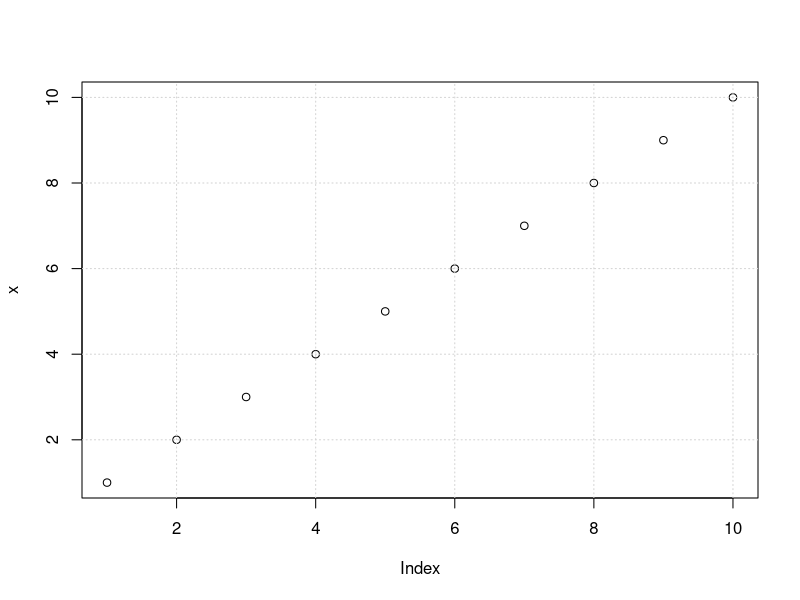
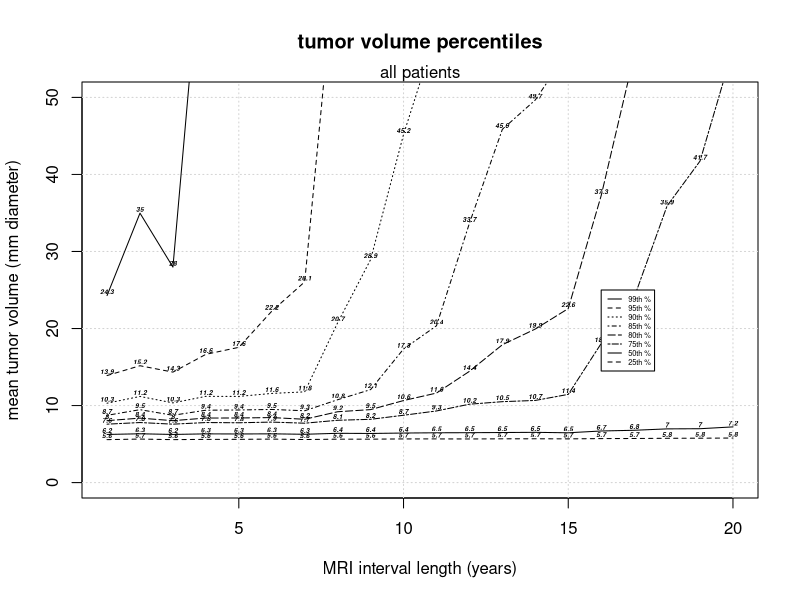
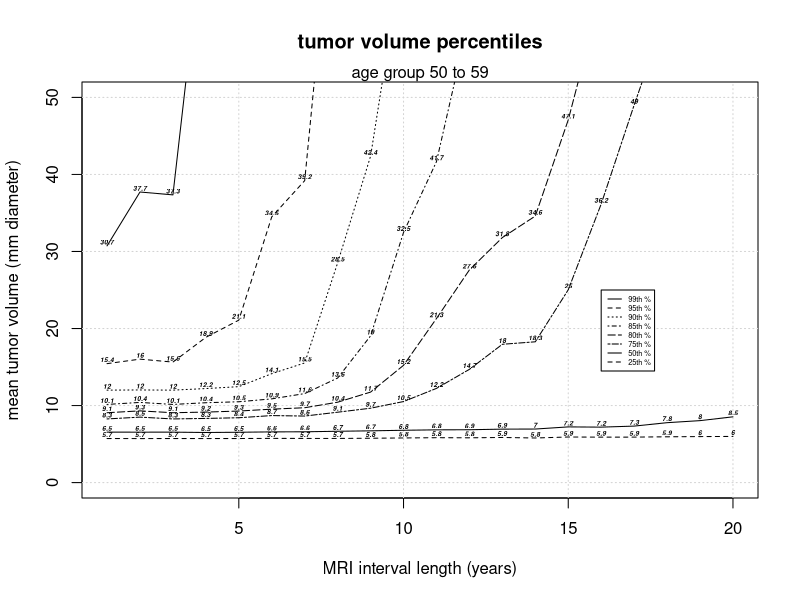

R code for these plots, in order: (Note: a time limit stopped this script after it produced the figures.)
# {α1, α2, β1, β2} = {1.07, 1.31, 1.47, 6.51}  / assuming cell size = 0.001 mm
set.seed(4)

intervals <- seq(1,20)

vol = function(t, k){ 128 / (1 + ((128/.001)^.25 - .001) * exp(-.25*k*t))^4}

generate_K <- function(α1, α2) {
  #https://msalganik.wordpress.com/2017/01/21/making-sense-of-the-rlnorm-function-in-r/
  
  m <- α1
  s <- α2 
  location <- log(m^2 / sqrt(s^2 + m^2))
  shape <- sqrt(log(1 + (s^2 / m^2)))
  k_Values <- rlnorm(n=1, location, shape)
  
  return(k_Values)
}


generate_tumor <- function(α1, α2, interval) {
  
  k <- generate_K(α1, α2)
  tumor_year <- sample(0:interval, 1, replace = FALSE)
  tumor_time_upper <-30
  
  while (TRUE) {
    size <- vol(tumor_year, k)
    if (size >= 5 | tumor_year >= tumor_time_upper)
      break;
    tumor_year <- tumor_year + 1
  }
  
  if (tumor_year >= tumor_time_upper){
    generate_tumor(α1, α2, interval) #search for another tumor
  }
  else
    return(size)
    #return( c(tumor_year=tumor_year, size= size , vol(tumor_year+1, k), vol(tumor_year+2, k),vol(tumor_year+3, k), k=k))
    #return( c(α1=α1, α2=α2,tumor_year=tumor_year, k=k))

}

pCA <- 0.02
gen_Ca <- function(age) { sample(c('Benign', 'CA'), size = 1, replace = TRUE, c(1 - pCA, pCA))}

apply_genTumor <- function(cancerStatus, interval, α1, α2) {
    
  if (cancerStatus != 'CA')
    return (NA)
  else
    return (generate_tumor(α1, α2,interval))
}


intervalApply <- function(interval, α1, α2, seed){
  
  print(interval)
  
  n <- 100000
  
  set.seed(seed)
  ages <-sample(40:70, n, replace = TRUE)
  data = data.frame(ages)
  data$BenignVsCA <- mapply(gen_Ca, ages)
  data$Tumors<- mapply(apply_genTumor, interval=interval, α1 = α1 , α2 = α2, data$BenignVsCA)
  m <- mean(data[data$BenignVsCA == "CA",]$Tumors)
  sd <- sd(data[data$BenignVsCA == "CA",]$Tumors)
  
  q99 <- quantile(data[data$BenignVsCA == "CA",]$Tumors, .99)
  q95 <- quantile(data[data$BenignVsCA == "CA",]$Tumors, .95)
  q90 <- quantile(data[data$BenignVsCA == "CA",]$Tumors, .90)
  q85 <- quantile(data[data$BenignVsCA == "CA",]$Tumors, .85)
  q80 <- quantile(data[data$BenignVsCA == "CA",]$Tumors, .80)
  q75 <- quantile(data[data$BenignVsCA == "CA",]$Tumors, .75)
  q50 <- quantile(data[data$BenignVsCA == "CA",]$Tumors, .50)
  q25 <- quantile(data[data$BenignVsCA == "CA",]$Tumors, .25)
  q10 <- quantile(data[data$BenignVsCA == "CA",]$Tumors, .10)
    
  
  return(list(mean=m, sd=sd, q99=q99, q95=q95, q90=q90,q85=q85,q80=q80,q75=q75, q50=q50, q25=q25, q10=q10))
}



generateData <- function(α1, α2, title){

  results <- mapply(intervalApply, intervals, α1 = α1 , α2 = α2, 5)
  
  results <- sapply(results, function(x)unlist(x))
  
  mean_volume <- results[c(TRUE, FALSE, FALSE, FALSE, FALSE, FALSE, FALSE, FALSE, FALSE, FALSE, FALSE)]
  sd_volume <- results[c(FALSE, TRUE, FALSE, FALSE, FALSE, FALSE, FALSE, FALSE, FALSE, FALSE, FALSE)]
  p99 <- results[c(FALSE, FALSE, TRUE, FALSE, FALSE, FALSE, FALSE, FALSE, FALSE, FALSE, FALSE)]
  p95 <- results[c(FALSE, FALSE, FALSE, TRUE, FALSE, FALSE, FALSE, FALSE, FALSE, FALSE, FALSE)]
  p90 <- results[c(FALSE, FALSE, FALSE, FALSE, TRUE, FALSE, FALSE, FALSE, FALSE, FALSE, FALSE)]
  p85 <- results[c(FALSE, FALSE, FALSE, FALSE, FALSE, TRUE, FALSE, FALSE, FALSE, FALSE, FALSE)]
  p80 <- results[c(FALSE, FALSE, FALSE, FALSE, FALSE, FALSE, TRUE, FALSE, FALSE, FALSE, FALSE)]
  p75 <- results[c(FALSE, FALSE, FALSE, FALSE, FALSE, FALSE, FALSE, TRUE, FALSE, FALSE, FALSE)]
  p50 <- results[c(FALSE, FALSE, FALSE, FALSE, FALSE, FALSE, FALSE, FALSE, TRUE, FALSE, FALSE)]    
  p25 <- results[c(FALSE, FALSE, FALSE, FALSE, FALSE, FALSE, FALSE, FALSE, FALSE, TRUE, FALSE)]   
  p10 <- results[c(FALSE, FALSE, FALSE, FALSE, FALSE, FALSE, FALSE, FALSE, FALSE, FALSE, TRUE)] 
      
  png(filename=paste0("/Users/akshaygoel/Desktop/α1-", α1,"-α2-",α2,"-mean.png"), width = 4, height = 5, units = 'in', res = 150)
  plot(p99, cex = 0.30, ylim=c(0,50), col = "white", main="tumor volume percentiles", xlab="MRI interval length (years)", ylab="mean tumor volume (mm diameter)")
  grid()
  lines(p99, lty = 1)
  lines(p95, lty = 2)
  lines(p90, lty = 3)
  lines(p85, lty = 4)
  lines(p80, lty = 5)
  lines(p75, lty = 6)
  lines(p50, lty = 7)
  lines(p25, lty = 8)
  # lines(p10, lty = 9)
       
  mtext(paste0(title))

  text(intervals[c(TRUE, TRUE)], p99[c(TRUE, TRUE)]+.5, paste(round(p99[c(TRUE, TRUE)], digits = 1)), cex=0.40, font=4)
  text(intervals[c(TRUE, TRUE)], p95[c(TRUE, TRUE)]+.5, paste(round(p95[c(TRUE, TRUE)], digits = 1)), cex=0.40, font=4)
  text(intervals[c(TRUE, TRUE)], p90[c(TRUE, TRUE)]+.5, paste(round(p90[c(TRUE, TRUE)], digits = 1)), cex=0.40, font=4)
  text(intervals[c(TRUE, TRUE)], p85[c(TRUE, TRUE)]+.5, paste(round(p85[c(TRUE, TRUE)], digits = 1)), cex=0.40, font=4)
  text(intervals[c(TRUE, TRUE)], p80[c(TRUE, TRUE)]+.5, paste(round(p80[c(TRUE, TRUE)], digits = 1)), cex=0.40, font=4)
  text(intervals[c(TRUE, TRUE)], p75[c(TRUE, TRUE)]+.5, paste(round(p75[c(TRUE, TRUE)], digits = 1)), cex=0.40, font=4)
  text(intervals[c(TRUE, TRUE)], p50[c(TRUE, TRUE)]+.5, paste(round(p50[c(TRUE, TRUE)], digits = 1)), cex=0.40, font=4)
  text(intervals[c(TRUE, TRUE)], p25[c(TRUE, TRUE)]+.5, paste(round(p25[c(TRUE, TRUE)], digits = 1)), cex=0.40, font=4)

  legend(16, 25, legend=c("99th %", "95th %", "90th %", "85th %", "80th %", "75th %", "50th %", "25th %"), lty=c(1:8), cex=0.45)
  
  dev.off()
  
  # png(filename=paste0("/Users/akshaygoel/Desktop/α1-", α1,"-α2-",α2,"-sd.png"),, width = 4, height = 5, units = 'in', res = 150)
  # plot(sd_volume, ylim=c(0,50), xlim=c(0,20), cex = 0.30, main="σ of tumor volumes on detection",  xlab="MRI interval length (years)", ylab="σ tumor volume (mm diameter)")
  # mtext(paste0(title))
  # text(intervals, sd_volume + 1.2, paste(round(sd_volume, digits = 1)), cex=0.30)
  # dev.off()
  
  return(list(mean_volume,sd_volume))

}

x <- seq(1,10)

plot(x)
grid()

dev.off()

generateTumorGraph <- function(α1, α2, title){
  apply_gen = function(x){generate_tumor(α1, α2,1)}
  
  sample <-seq(1, 1000) 
  
  r <- mapply(apply_gen, sample)
  
  png(filename=paste0("/Users/akshaygoel/Desktop/tumors-visual-",α1,"-α2-",α2,".png"),, width = 8, height = 10, units = 'in', res = 300)
  plot(r, main="individual tumor volumes",  xlab="patient index", ylab="volume (mm diameter)")
  mtext(paste0(title, " (300 patients,  α1 ", α1, "  α2 ", α2,")"))
  dev.off()

}



all <- generateData(1.07, 1.31, "all patients")
young <- generateData(1.38, 1.36,  "age group 50 to 59")
old <- generateData(0.70, 1.18, "age group 60 to 69")







young_vs_old_mean <- unlist(young[1])-unlist(old[1])
young_vs_old_sd <- unlist(young[2])-unlist(old[2])



png(filename=paste0("/Users/akshaygoel/Desktop/young-mean-vs-old-mean.png"), width = 4, height = 5, units = 'in', res = 150)
plot(young_vs_old_mean, main="difference in mean tumor volume", ylim=c(0,50), xlim=c(0,20),  xlab="MRI interval of screening (years)", ylab="50-to-59 yrs - 60-to-69 yrs")
text(intervals, young_vs_old_mean + 1.2, paste(round(young_vs_old_mean, digits = 1)), cex=0.35)
dev.off()

png(filename=paste0("/Users/akshaygoel/Desktop/young-mean-vs-old-sd.png"), width = 4, height = 5, units = 'in', res = 150)
plot(young_vs_old_sd, main="difference in σ tumor volume", ylim=c(0,50), xlim=c(0,20),  xlab="MRI interval of screening (years)", ylab="50 to 59 yrs - 60-to-69 yrs")
text(intervals, young_vs_old_sd + 1.2, paste(round(young_vs_old_sd, digits = 1)), cex=0.35)
dev.off()


generateTumorGraph(1.07, 1.31, "all patients")
generateTumorGraph(1.38, 1.36, "age group 50 to 59")
generateTumorGraph(0.70, 1.18, "age group 60 to 69")


results <- mapply(intervalApply, intervals, α1 = α1 , α2 = α2, seed = 3)
results <- sapply(results, function(x) unlist(x))
mean_volume <- results[c(TRUE, FALSE, FALSE, FALSE)]
sd_volume <- results[c(FALSE, TRUE, FALSE, FALSE)]






plot(sd_volume, ylim=c(0,50), main="σ of tumor volumes on MRI detection",  xlab="MRI interval of screening (years)", ylab="sd tumor volume mm")


intervalApply3 <- function(interval, α1, α2){
  n <- 1000
  set.seed(4)
  ages <-sample(40:70, n, replace = TRUE)
  data = data.frame(ages)
  data$BenignVsCA <- mapply(gen_Ca, ages)
  data$Tumors<- mapply(apply_genTumor, interval=interval, data$BenignVsCA, α1, α2)
  return(data[data$BenignVsCA == "CA",]$Tumors)
}






# For all age groups combined, model parameters were estimated as 
# {α1, α2, β1, β2} = {1.07, 1.31, 1.47, 6.51}, while the two age 
# groups 50 to 59 years and 60 to 69 years gave estimates of
# {1.38, 1.36, 1.50, 6.33} and {0.70, 1.18, 1.46, 6.65}, respectively. 




#lapply(results, function(x) write.table( data.frame(x), 'test.csv'  , append= T, sep=',' ))



write.table(
  data$BenignVsCA,
  na = "",
  file = "tumorSizes.csv",
  sep = ",",
  col.names = NA,
  qmethod = "double"
)





vol = function(t, k){ 128 / (1 + ((128/.001)^.25 - 1) * exp(-.25*k*t))^4}

volumes <-mapply(vol, t=3, k_Values)
mean(volumes)

plot(volumes, ylim=c(0,128))

mriDetect <- function(k, t_0, t_1){vol(3,k) < t_0 & vol(4,k) > t_1 }

filter <- mapply(mriDetect, k_Values, t_0 = 3, t_1 = 4)

plot(volumes[filter], ylim=c(0,128))






#check change in tumor after 1.7 years
ratio = function(k) {vol(2.7,k)/vol(1, k)}
ratio_Values <- mapply(ratio,k_Values)
mean(ratio_Values)








Vmax <- 128
cell <- .01

t <- 0
denominator <- (1 + ((Vmax/cell)^.25 - 1) * exp(-.25*k*t))^4

Vi_0 <- Vmax / denominator
Vi_0 

t <- 1.7
denominator <- (1 + ((Vmax/cell)^.25 - 1) * exp(-.25*k*t))^4

Vi_1 <- Vmax / denominator
Vi_1

#Overall, the mean time taken to grow from 10 mm to 20 mm was estimated as 1.7 years



#curve(eq, from=0, to=1.5, xlab="time", ylab="growth")
